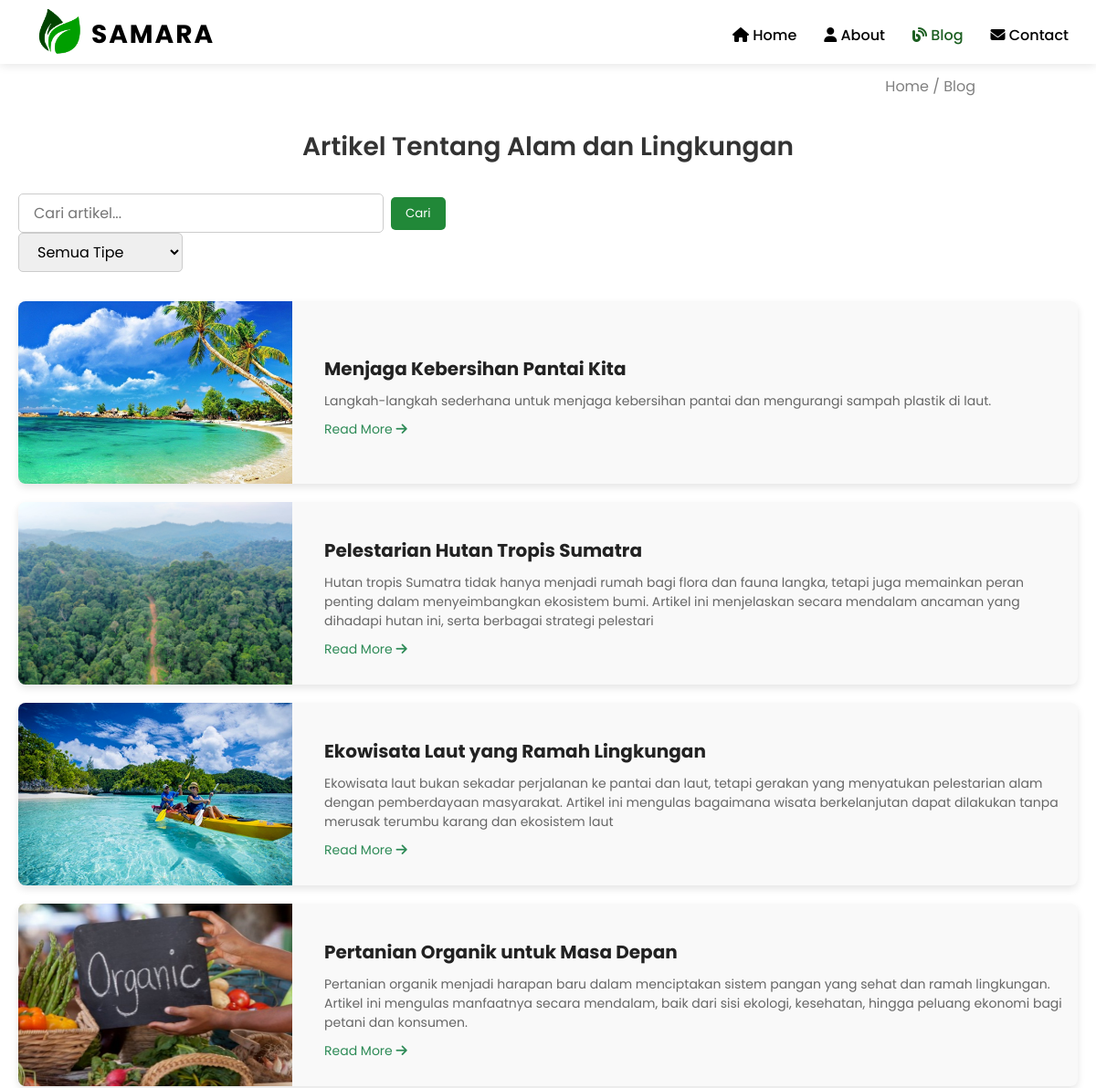
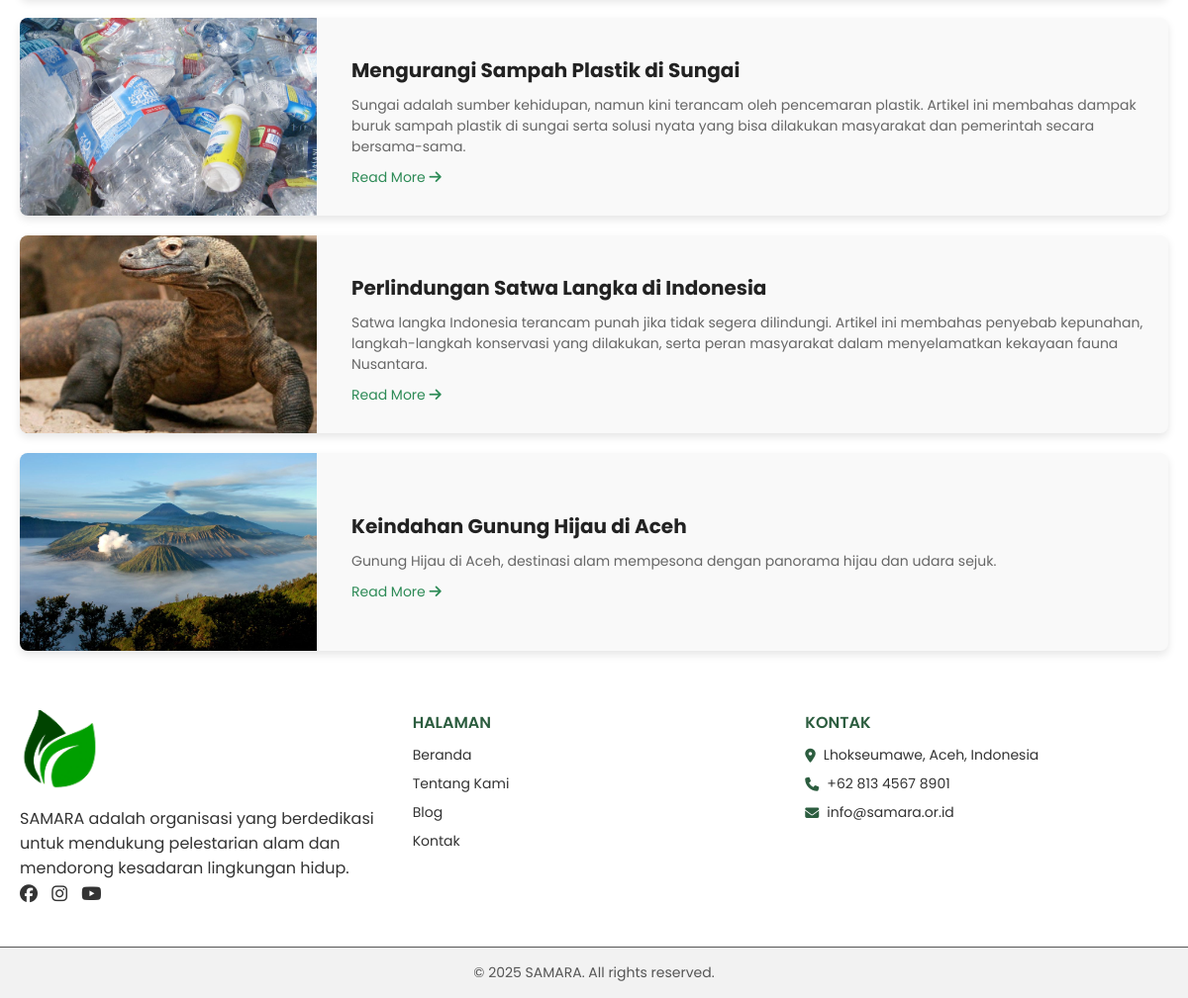
The page /blog.php on the database as committed earlier (2 pictures, top to bottom).
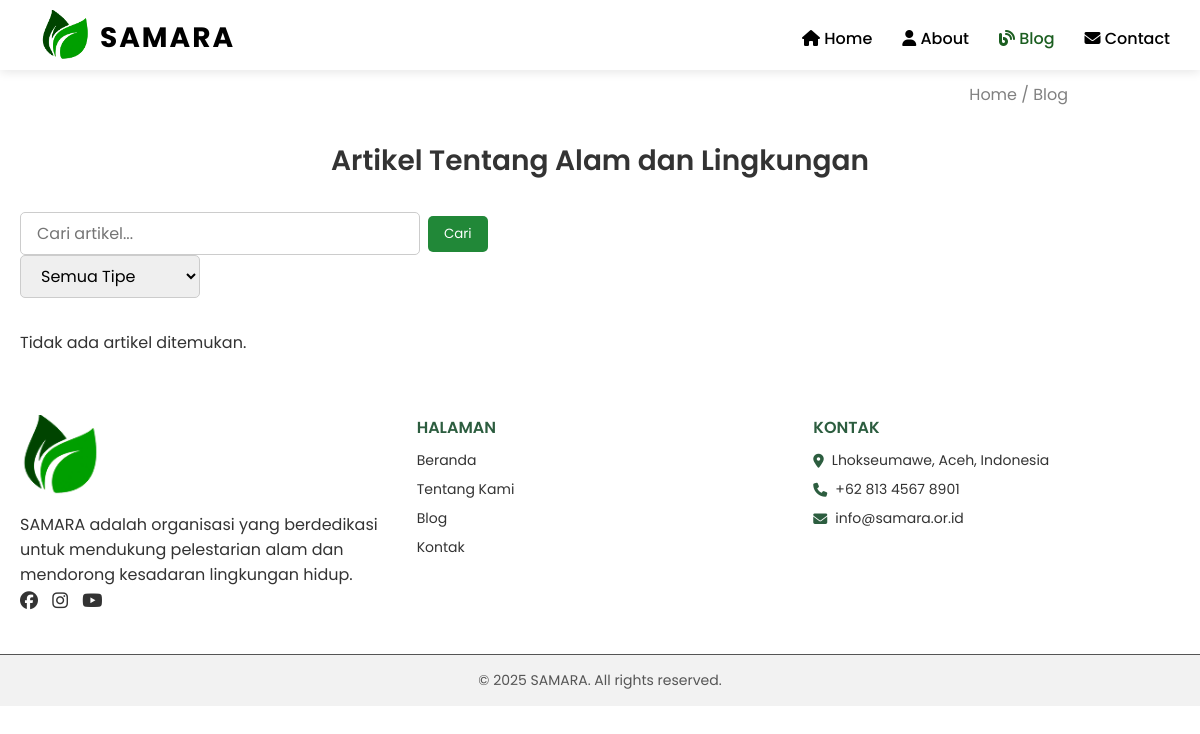
The same page on the database as committed later.
### tables this page shows
CREATE TABLE `artikel` (
  `id_artikel` int(11) NOT NULL,
  `judul` varchar(255) NOT NULL,
  `isi` text NOT NULL,
  `tanggal_publish` datetime DEFAULT current_timestamp(),
  `deskripsi_singkat` varchar(255) DEFAULT NULL,
  `status` enum('draft','publish') DEFAULT 'draft',
  `id_admin` varchar(5) DEFAULT NULL,
  `id_tipe` varchar(6) DEFAULT NULL,
  `gambar` varchar(50) NOT NULL
);

### blog.php (the view, shortened to what this page needs)
<?php
require './database/koneksi.php';
$keyword = isset($_GET['q']) ? $_GET['q'] : '';
$query = "SELECT * FROM artikel WHERE 1";
$query .= " ORDER BY tanggal_publish DESC";
$result = $koneksi->query($query);
?>
<!DOCTYPE html>
<html lang="id">
<head>
  <link rel="stylesheet" href="css/blog.css" />
</head>
<body>
  <div class="falling-leaves"></div>
  <?php include 'navbar.php'; ?>
  <div class="penanda">
    <p class="fade-left" data-aos="fade-left">Home / Blog</p>
  </div>
  <section class="blog-section">
    <div class="container">
      <h2 class="fade-up" data-aos="fade-up" data-aos-duration="800">Artikel Tentang Alam dan Lingkungan</h2>
      <div class="blog-filters">
  <form action="blog.php" method="GET" class="search-filter-form">
    <div class="search-bar">
      <input type="text" name="q" value="<?= htmlspecialchars($keyword) ?>" placeholder="Cari artikel..." />
      <button type="submit">Cari</button>
    </div>
    <div class="type-filter">
      <select name="tipe">
        <option value="">Semua Tipe</option>
      </select>
    </div>
  </form>
</div>
<div class="blog-posts">
  <?php
  if ($result->num_rows > 0) {
    while ($row = $result->fetch_assoc()) {
      $judul = htmlspecialchars($row['judul']);
      $deskripsi = htmlspecialchars($row['deskripsi_singkat']);
      $gambar = !empty($row['gambar']) ? $row['gambar'] : 'img/default.jpg';
      $id_artikel = urlencode($row['id_artikel']);
      echo '
      <div class="post fade-up" data-aos="fade-up" data-aos-delay="100">
        <img src="' . $gambar . '" alt="' . $judul . '">
        <div class="post-content">
          <h3>' . $judul . '</h3>
          <p>' . $deskripsi . '</p>
          <a href="blog-detail.php?id=' . $id_artikel . '" class="read-more">Read More <i class="fa-solid fa-arrow-right"></i></a>
        </div>
      </div>';
    }
  } else {
    echo "<p>Tidak ada artikel ditemukan";
    echo ".</p>";
  }
  ?>
</div>
    </div>
  </section>
  <footer>
    <div class="footer-container">
      <div class="footer-section">
        <img src="img/icon-logo.png" alt="Logo SAMARA" class="footer-logo">
        <p>SAMARA adalah organisasi yang berdedikasi untuk mendukung pelestarian alam dan mendorong kesadaran lingkungan hidup.</p>
        <div class="social-links">
          <a href="#"><i class="fa-brands fa-facebook"></i></a>
          <a href="#"><i class="fa-brands fa-instagram"></i></a>
          <a href="#"><i class="fa-brands fa-youtube"></i></a>
        </div>
      </div>
      <div class="footer-section">
        <h4>HALAMAN</h4>
        <ul>
          <li><a href="index.html">Beranda</a></li>
          <li><a href="about.html">Tentang Kami</a></li>
          <li><a href="blog.php">Blog</a></li>
          <li><a href="contact.html">Kontak</a></li>
        </ul>
      </div>
      <div class="footer-section">
        <h4>KONTAK</h4>
        <ul>
          <li><i class="fa-solid fa-location-dot"></i> Lhokseumawe, Aceh, Indonesia</li>
          <li><i class="fa-solid fa-phone"></i> +62 813 4567 8901</li>
          <li><i class="fa-solid fa-envelope"></i> info@samara.or.id</li>
        </ul>
      </div>
    </div>
    <div class="footer-bottom">
      <p>&copy; 2025 SAMARA. All rights reserved.</p>
    </div>
  </footer>
</body>
</html>

### navbar.php (shortened to what this page needs)
<?php
    $current_page = basename($_SERVER['PHP_SELF']);
?>
<nav class="navbar fade-down" data-aos="fade-down" data-aos-duration="800">
    <div class="content">
        <div class="logo">
            <div class="logo-icon">
                <img class="img-icon" src="img/icon-logo.png" alt="">
            </div>
            <div class="logo-title">
                <a class="title-icon" href="">SAMARA</a>
            </div>
        </div>
        <ul class="menu-list">
            <li>
                <a href="index.php" class="<?php echo ($current_page == 'index.php') ? 'active' : ''; ?>">
                    <i class="fa-solid fa-house"></i> Home
                </a>
            </li>
            <li>
                <a href="about.php" class="<?php echo ($current_page == 'about.php') ? 'active' : ''; ?>">
                    <i class="fa-solid fa-user"></i> About
                </a>
            </li>
            <li>
                <a href="blog.php" class="<?php echo ($current_page == 'blog.php') ? 'active' : ''; ?>">
                    <i class="fa-solid fa-blog"></i> Blog
                </a>
            </li>
            <li>
                <a href="contact.php" class="<?php echo ($current_page == 'contact.php') ? 'active' : ''; ?>">
                    <i class="fa-solid fa-envelope"></i> Contact
                </a>
            </li>
        </ul>
    </div>
</nav>

Rows that differ between the two databases and show on the page:
removed artikel: gambar (picture), judul "Menjaga Kebersihan Pantai Kita", deskripsi_singkat "Langkah-langkah sederhana untuk menjaga kebersihan pantai dan mengurangi sampah plastik di laut."
removed artikel: gambar (picture), judul "Pelestarian Hutan Tropis Sumatra", deskripsi_singkat "Hutan tropis Sumatra tidak hanya menjadi rumah bagi flora dan fauna langka, tetapi juga memainkan peran penting dalam menyeimbangkan ekosistem bumi. Artikel ini menjelaskan secara mendalam ancaman yang dihadapi hutan ini, serta berbagai strategi pelestari"
removed artikel: gambar (picture), judul "Ekowisata Laut yang Ramah Lingkungan", deskripsi_singkat "Ekowisata laut bukan sekadar perjalanan ke pantai dan laut, tetapi gerakan yang menyatukan pelestarian alam dengan pemberdayaan masyarakat. Artikel ini mengulas bagaimana wisata berkelanjutan dapat dilakukan tanpa merusak terumbu karang dan ekosistem laut"
removed artikel: gambar (picture), judul "Pertanian Organik untuk Masa Depan", deskripsi_singkat "Pertanian organik menjadi harapan baru dalam menciptakan sistem pangan yang sehat dan ramah lingkungan. Artikel ini mengulas manfaatnya secara mendalam, baik dari sisi ekologi, kesehatan, hingga peluang ekonomi bagi petani dan konsumen."
removed artikel: gambar (picture), judul "Mengurangi Sampah Plastik di Sungai", deskripsi_singkat "Sungai adalah sumber kehidupan, namun kini terancam oleh pencemaran plastik. Artikel ini membahas dampak buruk sampah plastik di sungai serta solusi nyata yang bisa dilakukan masyarakat dan pemerintah secara bersama-sama."
removed artikel: gambar (picture), judul "Perlindungan Satwa Langka di Indonesia", deskripsi_singkat "Satwa langka Indonesia terancam punah jika tidak segera dilindungi. Artikel ini membahas penyebab kepunahan, langkah-langkah konservasi yang dilakukan, serta peran masyarakat dalam menyelamatkan kekayaan fauna Nusantara."
removed artikel: gambar (picture), judul "Keindahan Gunung Hijau di Aceh", deskripsi_singkat "Gunung Hijau di Aceh, destinasi alam mempesona dengan panorama hijau dan udara sejuk."
Other text that changed with them:
text now shown: "Tidak ada artikel ditemukan ."
